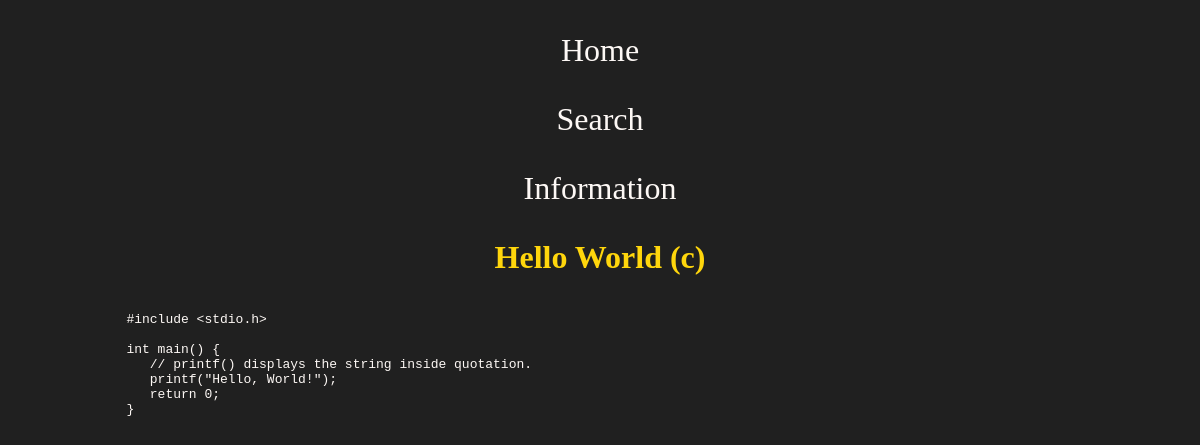
The page /view/1 on the database as committed earlier.
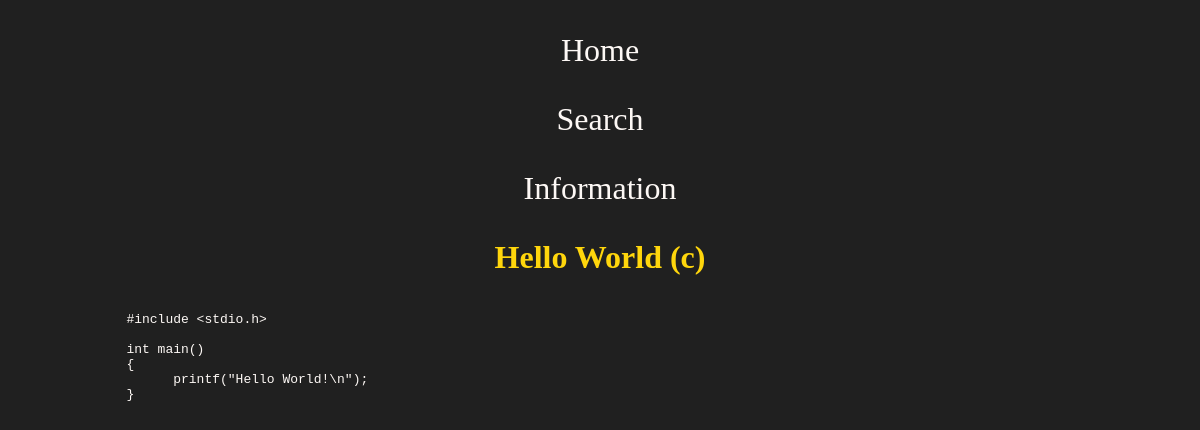
The same page on the database as committed later.
### app.py (models this page shows)
@dataclass
class Post(db.Model):
    id: int
    title: str
    content: str
    language: str
    date_created: date
    id = db.Column(db.Integer, primary_key=True)
    title = db.Column(db.String(50), nullable=False)
    content = db.Column(db.String(500), nullable=False)
    language = db.Column(db.String(50), nullable=False)
    date_created = db.Column(db.DateTime, default=datetime.now(timezone.utc))

### app.py (the view)
@app.route('/view/<int:id>')
def view(id):
    snippet = Post.query.get_or_404(id)
    return render_template('view.html', snippet=snippet)

### templates/view.html (shortened to what this page needs)
{% extends "base.html" %}
{% block body %}
<h1 style="color: var(--yellow)"> {{ snippet.title }} ({{ snippet.language }}) </h1>
<p>
    <pre>
        <code class="centered-block" style="text-align: left; width: 80%">{{ snippet.content }}</code>
    </pre>
</p>
{% endblock %}

### templates/base.html (shortened to what this page needs)
<!DOCTYPE html>
<html lang="en">
<head>
    <link rel="stylesheet" href="https://unpkg.com/purecss@2.0.6/build/pure-min.css">
    <link rel="stylesheet" href="https://unpkg.com/purecss@2.0.6/build/grids-responsive-min.css">
    <link rel="stylesheet" href="https://unpkg.com/purecss@1.0.1/build/base-min.css">
    <link rel="stylesheet" href="https://unpkg.com/@highlightjs/cdn-assets@10.7.2/styles/default.min.css">
    <link rel="stylesheet" href="{{ url_for('static', filename='styles.css') }}">
</head>
<body>
    <header>
        <nav class="pure-g">
            <div class="pure-u-1-2 pure-u-md-1-3 centered-text big-text">
                 <a href="{{ url_for('index') }}">
                    <p>Home</p>
                 </a>
            </div>
            <div class="pure-u-1-2 pure-u-md-1-3 centered-text big-text">
                 <a href="{{ url_for('search') }}">
                    <p>Search</p>
                 </a>
            </div>
            <div class="pure-u-1-2 pure-u-md-1-3 centered-text big-text">
                <a href="{{ url_for('information') }}">
                    <p>Information</p>
                </a>
            </div>
        </nav>
    </header>
    {% block body %}
    {% endblock %}
</body>
</html>

### static/styles.css (style rules this page uses)
:root { --black: #202020; --grey: #707070; --grey_darker: #3F3F3F; --yellow:#FFD60C; --yellow_darker: #e5bf00; --white:#FDF8F5; --red: #c20b0b; }
body { font-family: serif; background-color: var(--black); color: var(--white); }
h1, h2 { text-align: center; }
.centered-text { text-align: center; align-self: center; }
.big-text { font-size: 2em; }
.centered-block { display: block; margin-left: auto; margin-right: auto; }
a { text-decoration: none; color: var(--white); }

Rows that differ between the two databases and show on the page:
changed Post "Hello World": content "#include <stdio.h> int main() { // printf() displays the string inside quotation. printf(\"Hello, World!\"); return 0; }" → "#include <stdio.h> int main() { printf(\"Hello World!\\n\"); }"
